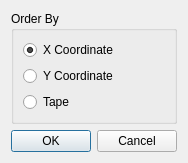
<?xml version="1.0" encoding="UTF-8"?>
<ui version="4.0">
 <class>OrderBy</class>
 <widget class="QDialog" name="OrderBy">
  <property name="geometry">
   <rect>
    <x>0</x>
    <y>0</y>
    <width>178</width>
    <height>150</height>
   </rect>
  </property>
  <property name="maximumSize">
   <size>
    <width>178</width>
    <height>150</height>
   </size>
  </property>
  <property name="windowTitle">
   <string>Dialog</string>
  </property>
  <layout class="QVBoxLayout" name="verticalLayout">
   <item>
    <widget class="QGroupBox" name="groupBox">
     <property name="title">
      <string>Order By</string>
     </property>
     <layout class="QVBoxLayout" name="verticalLayout_2">
      <item>
       <widget class="QRadioButton" name="rbXCoord">
        <property name="text">
         <string>X Coordinate</string>
        </property>
        <property name="checked">
         <bool>true</bool>
        </property>
       </widget>
      </item>
      <item>
       <widget class="QRadioButton" name="rbYCoord">
        <property name="text">
         <string>Y Coordinate</string>
        </property>
       </widget>
      </item>
      <item>
       <widget class="QRadioButton" name="rbTape">
        <property name="text">
         <string>Tape</string>
        </property>
       </widget>
      </item>
     </layout>
    </widget>
   </item>
   <item>
    <widget class="QDialogButtonBox" name="buttonBox">
     <property name="orientation">
      <enum>Qt::Horizontal</enum>
     </property>
     <property name="standardButtons">
      <set>QDialogButtonBox::Cancel|QDialogButtonBox::Ok</set>
     </property>
    </widget>
   </item>
  </layout>
 </widget>
 <resources/>
 <connections>
  <connection>
   <sender>buttonBox</sender>
   <signal>accepted()</signal>
   <receiver>OrderBy</receiver>
   <slot>accept()</slot>
   <hints>
    <hint type="sourcelabel">
     <x>248</x>
     <y>254</y>
    </hint>
    <hint type="destinationlabel">
     <x>157</x>
     <y>274</y>
    </hint>
   </hints>
  </connection>
  <connection>
   <sender>buttonBox</sender>
   <signal>rejected()</signal>
   <receiver>OrderBy</receiver>
   <slot>reject()</slot>
   <hints>
    <hint type="sourcelabel">
     <x>316</x>
     <y>260</y>
    </hint>
    <hint type="destinationlabel">
     <x>286</x>
     <y>274</y>
    </hint>
   </hints>
  </connection>
 </connections>
</ui>
